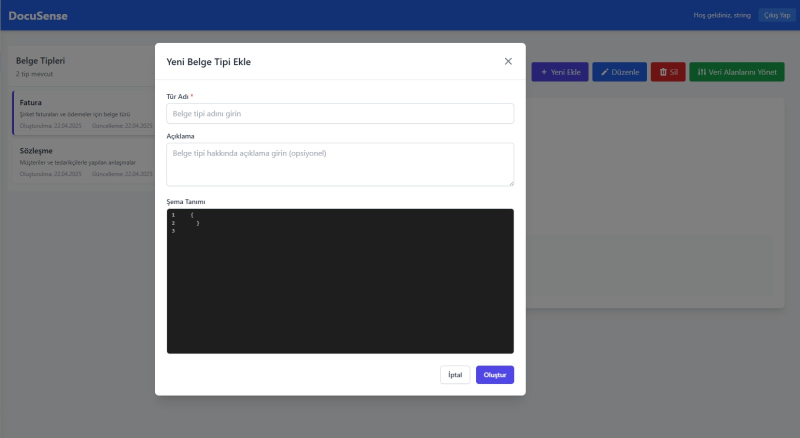
#> input picture Term_Project/assets/IMG-20250516-WA0004.jpg, 1600 x 875 px, given in place of ., which was not available (shown at 1/2 size)
$ python -i edge_detection.py   (imports and definitions only)
#> lines starting #> are read from the running program, lines starting #| are printed output that depends on the picture
import numpy as np
import matplotlib.pyplot as plt
from skimage import io, color, filters, feature, transform
from skimage.color import rgb2gray
from skimage.util import img_as_ubyte, img_as_float
from skimage.filters import sobel, prewitt, roberts, laplace
from scipy import ndimage as ndi
import os
import time

class EdgeDetector:
    """
    A class that implements various edge detection algorithms and provides
    tools for comparing their performance on different images.
    """

    def __init__(self, img_paths):
        """
        Initialize the EdgeDetector with a list of image paths.

        Parameters:
        -----------
        img_paths : list
            List of paths to the images to be processed.
        """
        self.img_paths = img_paths
        self.images = []
        self.image_names = []
        self.load_images()

    def load_images(self):
        """Load images from the provided paths."""
        self.images = []
        self.image_names = []
        for path in self.img_paths:
            img = io.imread(path)
#> img is the input picture: shape (875, 1600, 3); mean R, G, B 130.5, 133.3, 139
            # Convert to grayscale if the image is RGB
            if len(img.shape) == 3 and img.shape[2] == 3:
                img = rgb2gray(img)
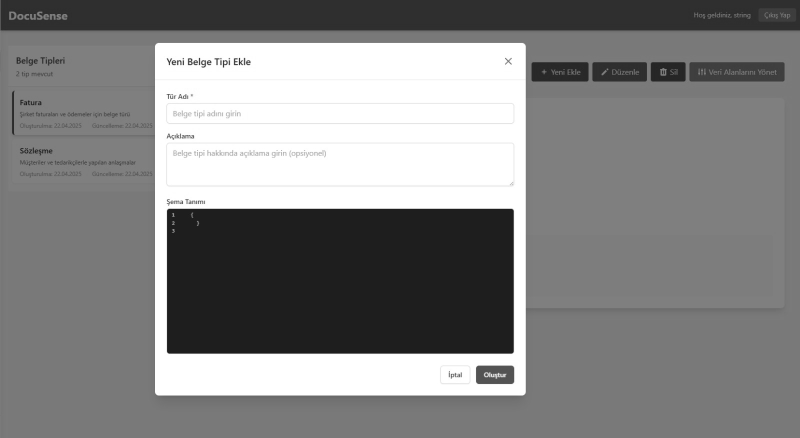
#> img: shape (875, 1600) float64 (shown at 1/2 size); min 0.0515, max 1, mean 0.522
#> pass 3 of the loop in load_images, `for path in self.img_paths:`:
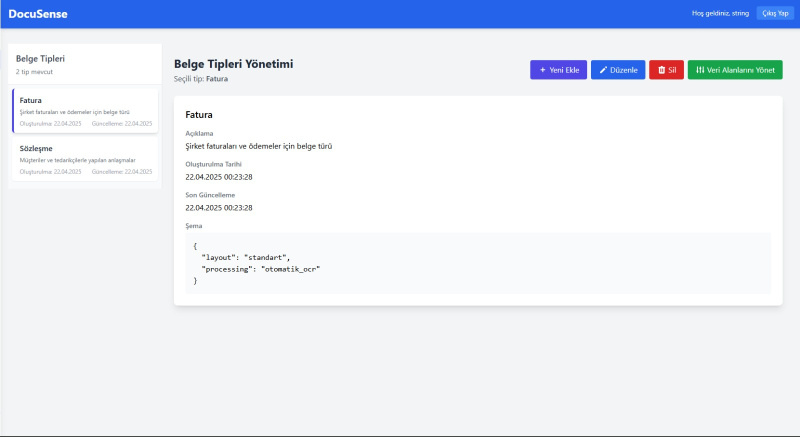
#> input picture Term_Project/assets/IMG-20250516-WA0005.jpg, 1600 x 873 px, given in place of , which was not available (shown at 1/2 size)
#> in load_images, img is the input picture: shape (873, 1600, 3); mean R, G, B 230.3, 235.4, 245.6
#> in load_images, `img = rgb2gray(img)`:
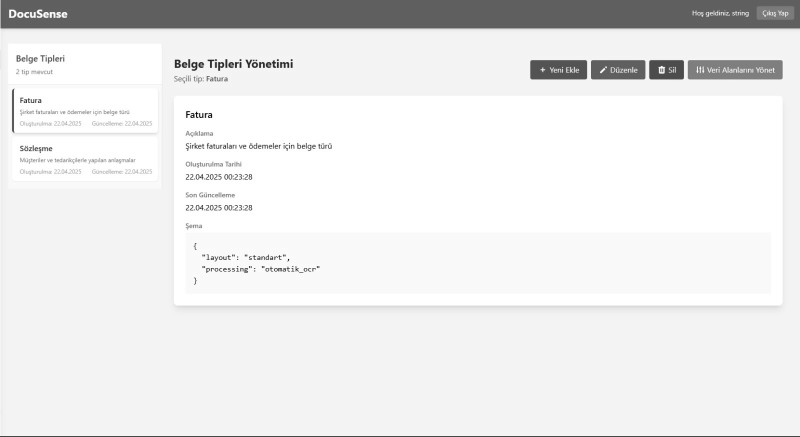
#> img: shape (873, 1600) float64 (shown at 1/2 size); min 0, max 1, mean 0.922
#> the loop made 5 passes; the first 3 are shown
            self.images.append(img)
            # Extract filename without extension
            self.image_names.append(os.path.splitext(os.path.basename(path))[0])

    # [367 lines left out: functions apply_sobel, apply_prewitt, apply_roberts, apply_log, apply_canny, apply_hough_transform and 2 more, not called in this run]

#> (the run stopped early here; a loop or call above may not have finished)
